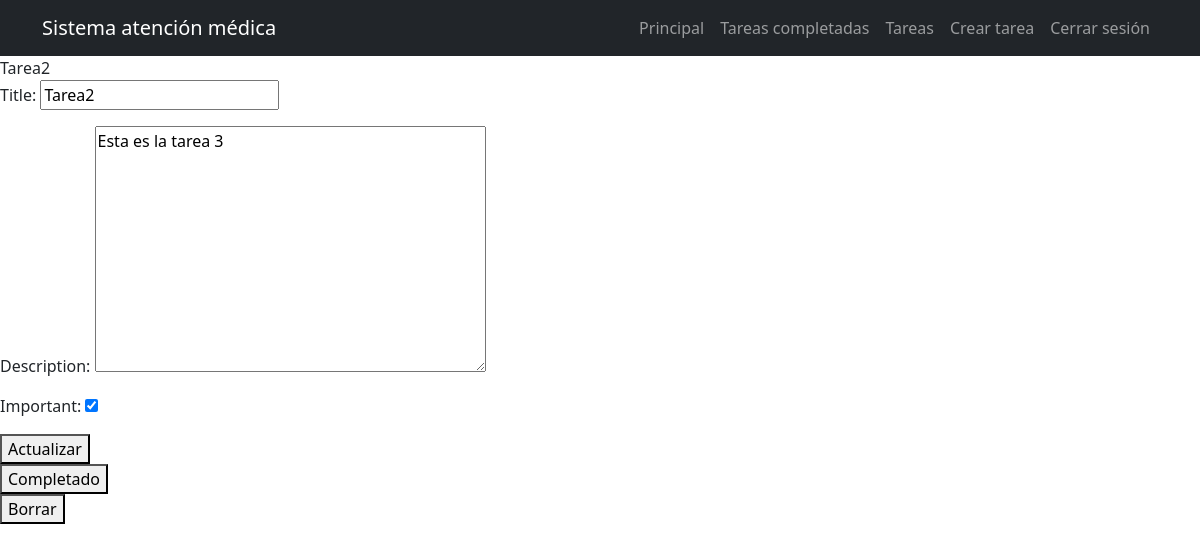
Screenshot of /tasks/2 (signed in) with the database file from the repository.
### AppTrabajo/models.py (models this page shows, shortened)
class Task(models.Model):
  title = models.CharField(max_length=200)
  description = models.TextField(max_length=1000)
  created = models.DateTimeField(auto_now_add=True)
  datecompleted = models.DateTimeField(null=True, blank=True)
  important = models.BooleanField(default=False)
  user = models.ForeignKey(User, on_delete=models.CASCADE)

### AppTrabajo/views.py (the view, shortened to what this page needs)
# urls.py: path('tasks/<int:task_id>', views.task_detail, name='task_detail'),
@login_required
def task_detail(request, task_id):
    if request.method == 'GET':
        task = get_object_or_404(Task, pk=task_id, user=request.user)
        form = TaskForm(instance=task)
        return render(request, 'task_detail.html', {'task': task, 'form': form})

### AppTrabajo/forms.py
class TaskForm(ModelForm):
    class Meta:
        model = Task
        fields = ['title', 'description', 'important']

### AppTrabajo/templates/task_detail.html (shortened to what this page needs)
{% extends 'base.html' %}
{% block content %}
{{task.title}}
<form method="POST">
  {{form.as_p}}
  <button>
    Actualizar
  </button>
</form>
<form action="{% url 'complete_task' task.id %}" method="POST">
  <button>
    Completado
  </button>
</form>
<form action="{% url 'delete_task' task.id %}" method="POST">
  <button>
    Borrar
  </button>
</form>
{% endblock %}

### rows the page displays
Task: title "Tarea2", description "Esta es la tarea 3", important "☑"
